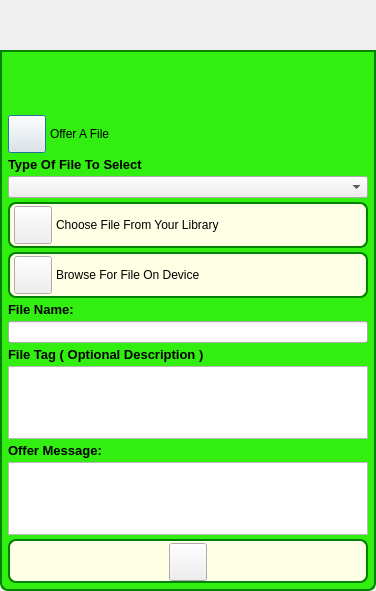
<?xml version="1.0" encoding="UTF-8"?>
<ui version="4.0">
 <class>SelectFileToSendDialog</class>
 <widget class="QDialog" name="SelectFileToSendDialog">
  <property name="geometry">
   <rect>
    <x>0</x>
    <y>0</y>
    <width>376</width>
    <height>591</height>
   </rect>
  </property>
  <property name="sizePolicy">
   <sizepolicy hsizetype="Preferred" vsizetype="Expanding">
    <horstretch>0</horstretch>
    <verstretch>0</verstretch>
   </sizepolicy>
  </property>
  <property name="windowTitle">
   <string>Offer Session</string>
  </property>
  <property name="styleSheet">
   <string notr="true">QDialog#ToFriendOfferFileDialog
{   
color: transparent;
background-color: transparent;
border: 1px solid transparent;
border-radius: 8px; 
}

#StyledDlgTitleBox
{   
color: black;
background-color: rgb(50,238,17);
border: 2px solid green;
border-top-left-radius: 8px; 
border-top-right-radius: 8px;
}

#StyledDlgTitleLabel
{   
color: black;
}

#StyledDlgItemsBox
{   
background-color: rgb(50,238,17);
border: 2px solid green;
border-top-color: green; 
border-bottom-left-radius: 8px; 
border-bottom-right-radius: 8px;
}
QPushButton#CancelButton
{
color: white;
font: bold 14px;
border-width: 10;
border-image: url(:/MyP2PWeb/Resources/button_green_normal.png) 10;
padding: -10;
}
QPushButton#CancelButton:pressed
{
border-width: 10;
border-image: url(:/MyP2PWeb/Resources/button_green_pressed.png) 10;
padding: -10;
}
QPushButton#SendFileButton
{
color: white;
font: bold 14px;
border-width: 10;
border-image: url(:/MyP2PWeb/Resources/button_green_normal.png) 10;
padding: -10;
}
QPushButton#SendFileButton:pressed
{
border-width: 10;
border-image: url(:/MyP2PWeb/Resources/button_green_pressed.png) 10;
padding: -10;
}
QLabel#PermissionLabel
{
font: bold 14px;
}
</string>
  </property>
  <layout class="QVBoxLayout" name="verticalLayout">
   <property name="spacing">
    <number>0</number>
   </property>
   <property name="margin">
    <number>0</number>
   </property>
   <item>
    <widget class="TitleBarWidget" name="m_TitleBarWidget" native="true">
     <property name="sizePolicy">
      <sizepolicy hsizetype="Preferred" vsizetype="Fixed">
       <horstretch>0</horstretch>
       <verstretch>0</verstretch>
      </sizepolicy>
     </property>
     <property name="minimumSize">
      <size>
       <width>0</width>
       <height>50</height>
      </size>
     </property>
     <property name="maximumSize">
      <size>
       <width>16777215</width>
       <height>50</height>
      </size>
     </property>
    </widget>
   </item>
   <item>
    <widget class="QGroupBox" name="StyledDlgItemsBox">
     <property name="sizePolicy">
      <sizepolicy hsizetype="Preferred" vsizetype="Preferred">
       <horstretch>0</horstretch>
       <verstretch>0</verstretch>
      </sizepolicy>
     </property>
     <property name="minimumSize">
      <size>
       <width>0</width>
       <height>0</height>
      </size>
     </property>
     <property name="title">
      <string/>
     </property>
     <layout class="QVBoxLayout" name="verticalLayout_2">
      <property name="spacing">
       <number>4</number>
      </property>
      <property name="margin">
       <number>5</number>
      </property>
      <item>
       <widget class="IdentWidget" name="m_FriendIdentWidget" native="true">
        <property name="sizePolicy">
         <sizepolicy hsizetype="Preferred" vsizetype="Fixed">
          <horstretch>0</horstretch>
          <verstretch>0</verstretch>
         </sizepolicy>
        </property>
        <property name="minimumSize">
         <size>
          <width>0</width>
          <height>50</height>
         </size>
        </property>
        <property name="maximumSize">
         <size>
          <width>16777215</width>
          <height>50</height>
         </size>
        </property>
       </widget>
      </item>
      <item>
       <layout class="QHBoxLayout" name="horizontalLayout">
        <item>
         <widget class="VxPushButton" name="m_PermissionButton">
          <property name="minimumSize">
           <size>
            <width>38</width>
            <height>38</height>
           </size>
          </property>
          <property name="maximumSize">
           <size>
            <width>38</width>
            <height>38</height>
           </size>
          </property>
          <property name="text">
           <string/>
          </property>
          <property name="iconSize">
           <size>
            <width>38</width>
            <height>38</height>
           </size>
          </property>
         </widget>
        </item>
        <item>
         <widget class="QLabel" name="m_PermissionLabel">
          <property name="text">
           <string>Offer A File</string>
          </property>
         </widget>
        </item>
       </layout>
      </item>
      <item>
       <widget class="QLabel" name="m_TypeOfFiileFilterLabel">
        <property name="font">
         <font>
          <pointsize>10</pointsize>
          <weight>75</weight>
          <bold>true</bold>
         </font>
        </property>
        <property name="text">
         <string>Type Of File To Select</string>
        </property>
       </widget>
      </item>
      <item>
       <widget class="VxComboBoxFileFilter" name="m_FileFilterComboBox"/>
      </item>
      <item>
       <widget class="QFrame" name="m_ChooseFromLibraryFrame">
        <property name="sizePolicy">
         <sizepolicy hsizetype="Preferred" vsizetype="Fixed">
          <horstretch>0</horstretch>
          <verstretch>0</verstretch>
         </sizepolicy>
        </property>
        <property name="minimumSize">
         <size>
          <width>0</width>
          <height>46</height>
         </size>
        </property>
        <property name="maximumSize">
         <size>
          <width>16777215</width>
          <height>46</height>
         </size>
        </property>
        <property name="styleSheet">
         <string notr="true">#m_ChooseFromLibraryFrame
{   
color: black;
background-color: rgb(255,255,230);
border: 2px solid green;
border-radius: 8px; 
}</string>
        </property>
        <layout class="QHBoxLayout" name="horizontalLayout_3">
         <property name="spacing">
          <number>4</number>
         </property>
         <property name="leftMargin">
          <number>4</number>
         </property>
         <property name="topMargin">
          <number>2</number>
         </property>
         <property name="rightMargin">
          <number>4</number>
         </property>
         <property name="bottomMargin">
          <number>2</number>
         </property>
         <item>
          <widget class="VxPushButton" name="m_ChooseFromLibraryButton">
           <property name="minimumSize">
            <size>
             <width>38</width>
             <height>38</height>
            </size>
           </property>
           <property name="maximumSize">
            <size>
             <width>38</width>
             <height>38</height>
            </size>
           </property>
           <property name="text">
            <string/>
           </property>
           <property name="iconSize">
            <size>
             <width>38</width>
             <height>38</height>
            </size>
           </property>
          </widget>
         </item>
         <item>
          <widget class="VxLabel" name="m_ChooseFromLibraryLabel">
           <property name="text">
            <string>Choose File From Your Library</string>
           </property>
          </widget>
         </item>
        </layout>
       </widget>
      </item>
      <item>
       <widget class="QFrame" name="m_BrowseForFileFrame">
        <property name="sizePolicy">
         <sizepolicy hsizetype="Preferred" vsizetype="Fixed">
          <horstretch>0</horstretch>
          <verstretch>0</verstretch>
         </sizepolicy>
        </property>
        <property name="minimumSize">
         <size>
          <width>0</width>
          <height>46</height>
         </size>
        </property>
        <property name="maximumSize">
         <size>
          <width>16777215</width>
          <height>46</height>
         </size>
        </property>
        <property name="styleSheet">
         <string notr="true">#m_BrowseForFileFrame
{   
color: black;
background-color: rgb(255,255,230);
border: 2px solid green;
border-radius: 8px; 
}</string>
        </property>
        <layout class="QHBoxLayout" name="horizontalLayout_4">
         <property name="spacing">
          <number>4</number>
         </property>
         <property name="leftMargin">
          <number>4</number>
         </property>
         <property name="topMargin">
          <number>2</number>
         </property>
         <property name="rightMargin">
          <number>4</number>
         </property>
         <property name="bottomMargin">
          <number>2</number>
         </property>
         <item>
          <widget class="VxPushButton" name="m_BrowseForFileButton">
           <property name="minimumSize">
            <size>
             <width>38</width>
             <height>38</height>
            </size>
           </property>
           <property name="maximumSize">
            <size>
             <width>38</width>
             <height>38</height>
            </size>
           </property>
           <property name="text">
            <string/>
           </property>
           <property name="iconSize">
            <size>
             <width>38</width>
             <height>38</height>
            </size>
           </property>
          </widget>
         </item>
         <item>
          <widget class="VxLabel" name="m_BrowseForFileLabel">
           <property name="text">
            <string>Browse For File On Device</string>
           </property>
          </widget>
         </item>
        </layout>
       </widget>
      </item>
      <item>
       <widget class="QLabel" name="m_FileNameLabel">
        <property name="sizePolicy">
         <sizepolicy hsizetype="Expanding" vsizetype="Preferred">
          <horstretch>0</horstretch>
          <verstretch>0</verstretch>
         </sizepolicy>
        </property>
        <property name="font">
         <font>
          <pointsize>10</pointsize>
          <weight>75</weight>
          <bold>true</bold>
         </font>
        </property>
        <property name="text">
         <string>File Name:</string>
        </property>
        <property name="alignment">
         <set>Qt::AlignBottom|Qt::AlignLeading|Qt::AlignLeft</set>
        </property>
       </widget>
      </item>
      <item>
       <widget class="QLineEdit" name="m_FileNameEdit"/>
      </item>
      <item>
       <widget class="QLabel" name="m_FileTagLabel">
        <property name="sizePolicy">
         <sizepolicy hsizetype="Expanding" vsizetype="Preferred">
          <horstretch>0</horstretch>
          <verstretch>0</verstretch>
         </sizepolicy>
        </property>
        <property name="font">
         <font>
          <pointsize>10</pointsize>
          <weight>75</weight>
          <bold>true</bold>
         </font>
        </property>
        <property name="text">
         <string>File Tag ( Optional Description )</string>
        </property>
        <property name="alignment">
         <set>Qt::AlignBottom|Qt::AlignLeading|Qt::AlignLeft</set>
        </property>
       </widget>
      </item>
      <item>
       <widget class="QPlainTextEdit" name="m_FileTagEdit"/>
      </item>
      <item>
       <widget class="QLabel" name="m_MessageLabel">
        <property name="sizePolicy">
         <sizepolicy hsizetype="Expanding" vsizetype="Preferred">
          <horstretch>0</horstretch>
          <verstretch>0</verstretch>
         </sizepolicy>
        </property>
        <property name="font">
         <font>
          <pointsize>10</pointsize>
          <weight>75</weight>
          <bold>true</bold>
         </font>
        </property>
        <property name="text">
         <string>Offer Message:</string>
        </property>
        <property name="alignment">
         <set>Qt::AlignBottom|Qt::AlignLeading|Qt::AlignLeft</set>
        </property>
       </widget>
      </item>
      <item>
       <widget class="QPlainTextEdit" name="m_OfferMsgEdit"/>
      </item>
      <item>
       <widget class="QFrame" name="m_AcceptCancelFrame">
        <property name="sizePolicy">
         <sizepolicy hsizetype="Preferred" vsizetype="Fixed">
          <horstretch>0</horstretch>
          <verstretch>0</verstretch>
         </sizepolicy>
        </property>
        <property name="minimumSize">
         <size>
          <width>0</width>
          <height>44</height>
         </size>
        </property>
        <property name="maximumSize">
         <size>
          <width>16777215</width>
          <height>44</height>
         </size>
        </property>
        <property name="styleSheet">
         <string notr="true">#m_AcceptCancelFrame
{   
color: black;
background-color: rgb(255,255,230);
border: 2px solid green;
border-radius: 8px; 
}</string>
        </property>
        <layout class="QHBoxLayout" name="horizontalLayout_5">
         <property name="spacing">
          <number>4</number>
         </property>
         <property name="leftMargin">
          <number>4</number>
         </property>
         <property name="topMargin">
          <number>2</number>
         </property>
         <property name="rightMargin">
          <number>4</number>
         </property>
         <property name="bottomMargin">
          <number>2</number>
         </property>
         <item>
          <widget class="VxPushButton" name="m_SendOfferButton">
           <property name="minimumSize">
            <size>
             <width>38</width>
             <height>38</height>
            </size>
           </property>
           <property name="maximumSize">
            <size>
             <width>38</width>
             <height>38</height>
            </size>
           </property>
           <property name="text">
            <string/>
           </property>
           <property name="iconSize">
            <size>
             <width>38</width>
             <height>38</height>
            </size>
           </property>
          </widget>
         </item>
        </layout>
       </widget>
      </item>
     </layout>
    </widget>
   </item>
  </layout>
 </widget>
 <customwidgets>
  <customwidget>
   <class>VxPushButton</class>
   <extends>QPushButton</extends>
   <header>VxPushButton.h</header>
  </customwidget>
  <customwidget>
   <class>VxLabel</class>
   <extends>QLabel</extends>
   <header>VxLabel.h</header>
  </customwidget>
  <customwidget>
   <class>TitleBarWidget</class>
   <extends>QWidget</extends>
   <header>TitleBarWidget.h</header>
   <container>1</container>
  </customwidget>
  <customwidget>
   <class>IdentWidget</class>
   <extends>QWidget</extends>
   <header location="global">IdentWidget.h</header>
   <container>1</container>
  </customwidget>
  <customwidget>
   <class>VxComboBoxFileFilter</class>
   <extends>QComboBox</extends>
   <header>VxComboBoxFileFilter.h</header>
  </customwidget>
 </customwidgets>
 <resources/>
 <connections/>
</ui>
